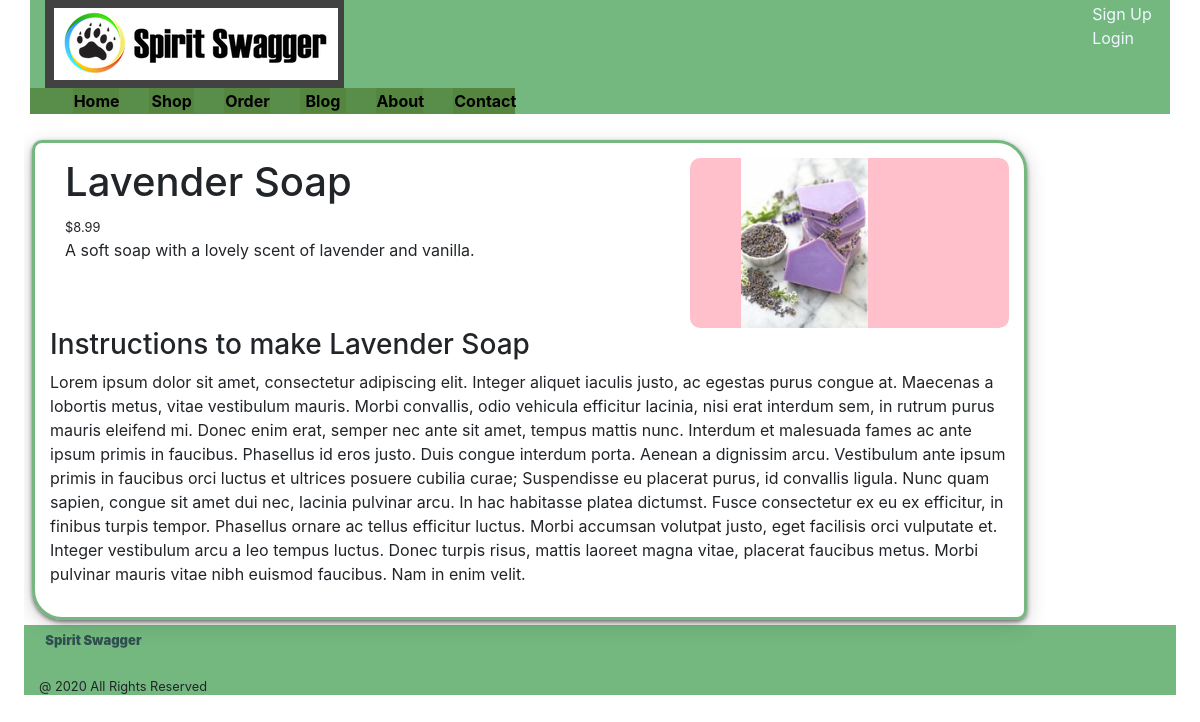
The app's page /shop/4/ with its own data.
### home/models.py (models this page shows, shortened)
class Product(models.Model):
    name = models.CharField(max_length = 100)
    description = models.TextField()
    price = models.DecimalField(max_digits=4, decimal_places=2)
    image = models.ImageField(default='defaultProd.jpg', upload_to='product_pics')
    instructions = models.TextField(default = "", blank=True)

### home/views.py (the view)
# urls.py: path('shop/<int:pk>/', ProductDetailView.as_view(), name='product-detail'),
class ProductDetailView(DetailView):
    model = Product

### home/templates/home/product_detail.html
{% extends "home/base.html" %}
{% block content %}
    <div class="row rowblock">
        <div class="col-8">
            <h1>{{ product.name }}</h1>
            <small>${{ product.price }}</small>
            <p>{{ product.description }}</p>
        </div>
        <div class="col-4 prodimg">
            <img src="{{ product.image.url }}">
        </div>
        {% if product.instructions != "" %}
            <h3>Instructions to make {{ product.name }}</h3>
            <p>
                {{ product.instructions }}
            </p>
        {% endif %}
    </div>
{% endblock content %}

### home/static/home/style.css (style rules this page uses)
* { margin: 0; padding: 0; }
html, body { height: 100%; margin-left: 2%; margin-right: 2%; }
.rowblock { min-height: 175px; max-width: 90%; padding: 15px; margin-top: 15px; border: 3px solid rgba(26, 138, 45, 0.603); border-radius: 10px 30px; box-shadow: 0 2px 4px 0 rgba(0, 0, 0, 0.5), 0 6px 20px 0 rgba(0, 0, 0, 0.19); }
.prodimg { max-height: 170px; max-width: 200px; background-color: pink; float: right; border-radius: 10px; }
.prodimg img { height: 170px; width:200px; object-fit: scale-down; margin-left: auto; margin-right: auto; }

### records on screen
Product: name "Lavender Soap", price "8.99", description "A soft soap with a lovely scent of lavender and vanilla.", image (picture), instructions "Lorem ipsum dolor sit amet, consectetur adipiscing elit. Integer aliquet iaculis justo, ac egestas purus congue at. Maecenas a lobortis metus, vitae vestibulum mauris. Morbi convallis, odio vehicula efficitur lacinia, nisi erat interdum sem, in rutrum purus mauris eleifend mi. Donec enim erat, semper nec ante sit amet, tempus mattis nunc. Interdum et malesuada fames ac ante ipsum primis in faucibus. Phasellus id eros justo. Duis congue interdum porta. Aenean a dignissim arcu. Vestibulum ante ipsum primis in faucibus orci luctus et ultrices posuere cubilia curae; Suspendisse eu placerat purus, id convallis ligula. Nunc quam sapien, congue sit amet dui nec, lacinia pulvinar arcu. In hac…"
